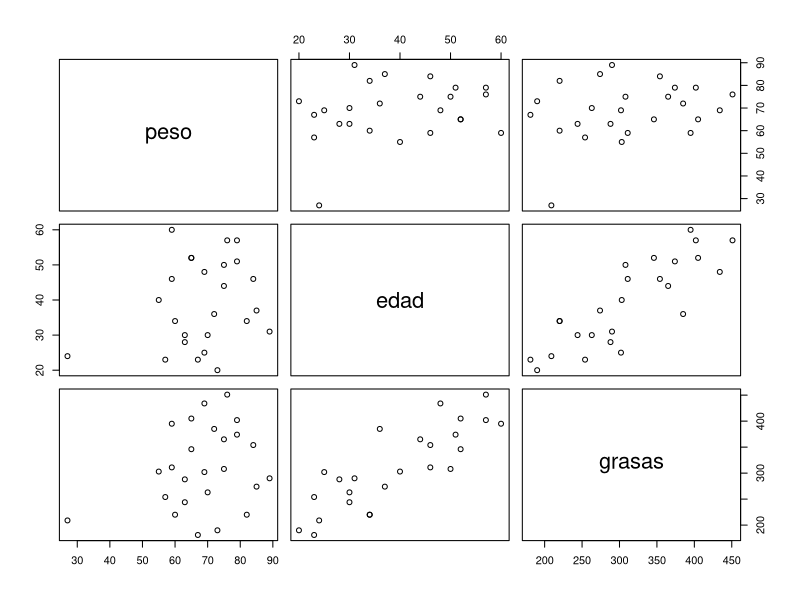
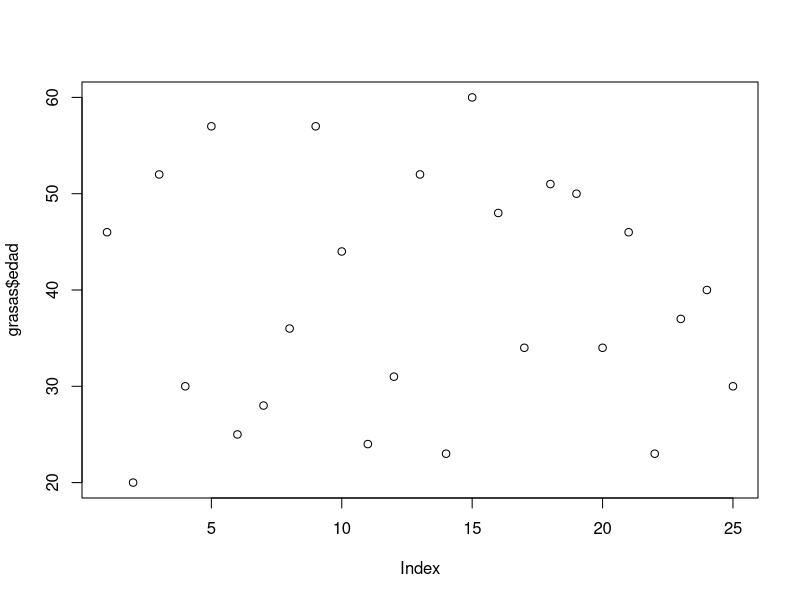
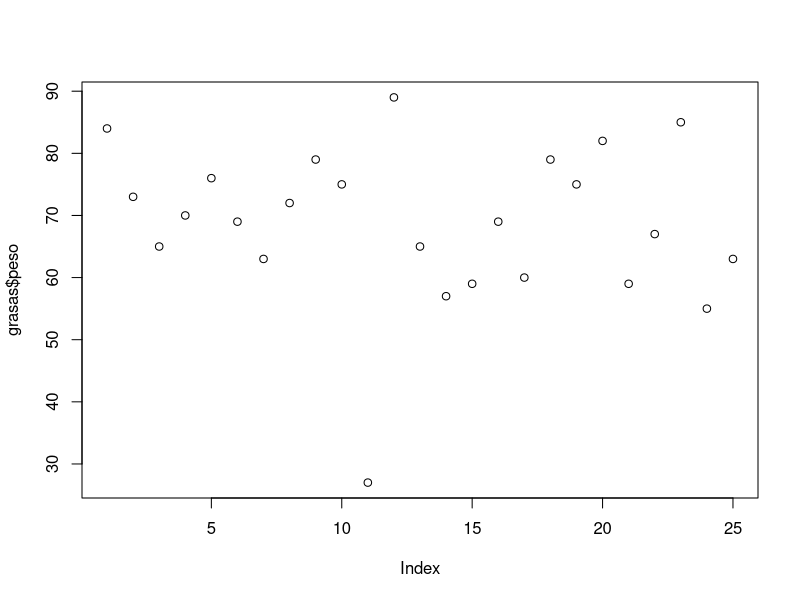
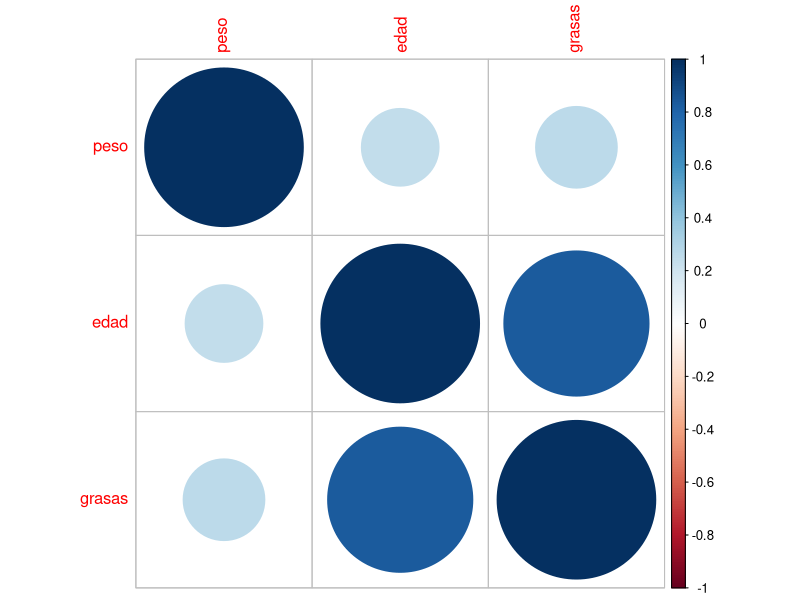
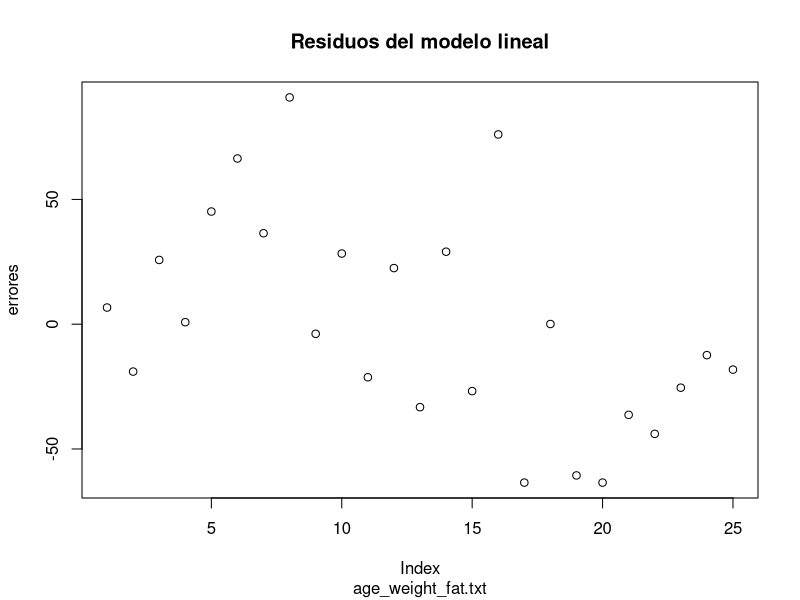
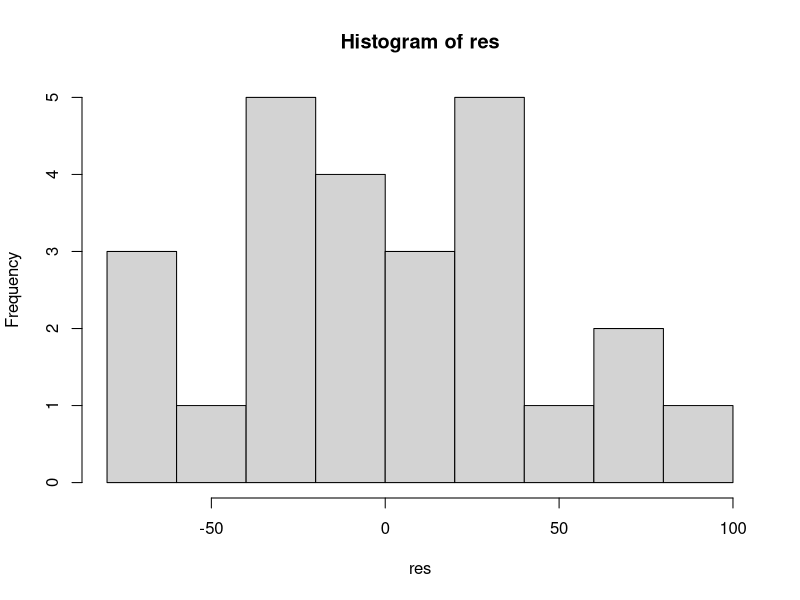
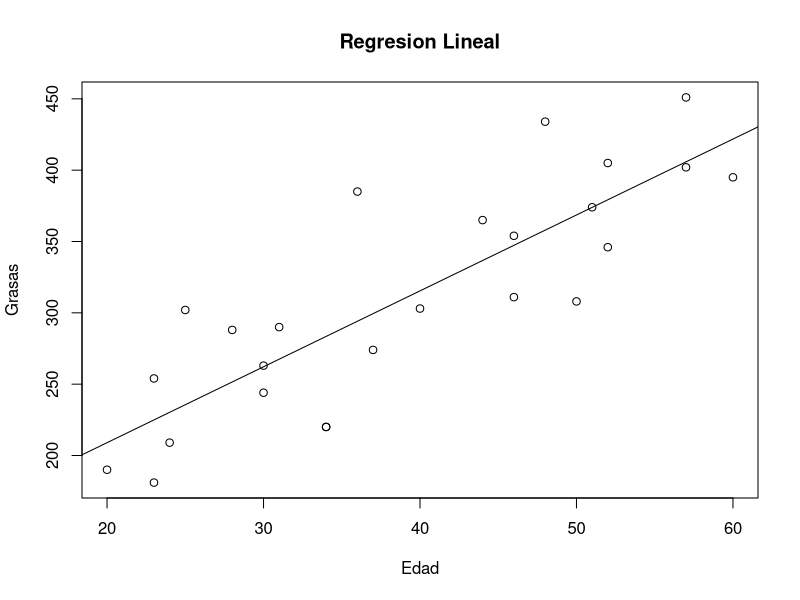
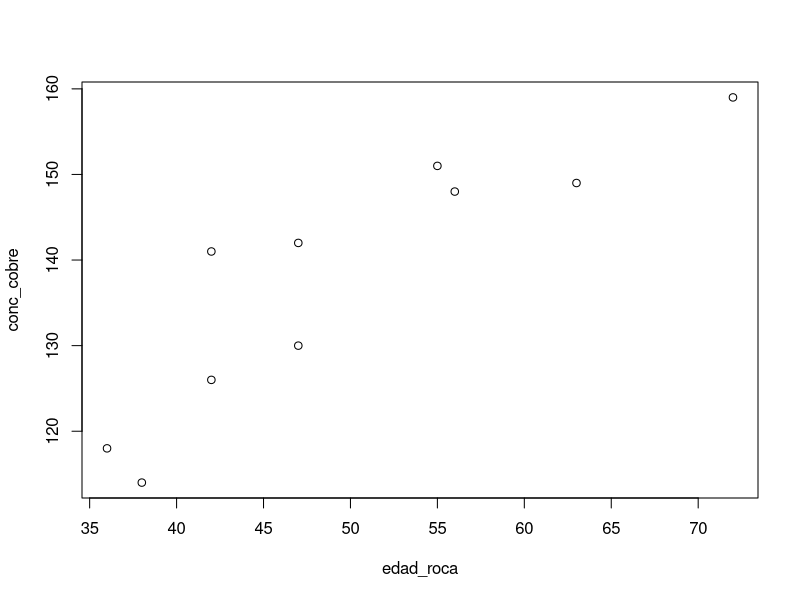

The R script that drew these images, in order:
grasas <- read.table("MaterialExtra/ejercicios_auxiliares/data/age_weight_fat.txt", header = TRUE)
View(grasas)
colnames(grasas)
length(grasas)
str(grasas)
head(grasas)
tail(grasas)
grasas$peso

####Correlacion####
#Grafico por pares
pairs(grasas)

#Calcular la matriz de correlación
cor(grasas, method = "pearson")
cor(grasas,method = "spearman")
cor(grasas,method = "kendall")
plot(grasas$edad)
plot(grasas$peso)

id<-which(grasas$peso<31)
View(grasas[id, ])

correl <- cor(grasas, y = NULL, use = "everything",method = c("pearson"))

#Plot de la matriz de correlación
library(corrplot)
corrplot(correl, method = "circle", order="hclust")


cor.test(x = grasas$peso, y = grasas$edad, method = "pearson")

# Verificacion de Fisher
# ¿puede esta correlacion deberse a errores aleatorios o ser espurea?
# ¿Puede que los datos no excluyen que la poblacion tenga una correlacion alta?

# 1) calculamos r
correlacion <- cor(x = grasas$peso, y = grasas$edad, method = "pearson")

# Transformada de Fisher ZFisher = 0.5ln(1+r/1-r)
# phi_Fisher = sqrt(1/n-3)

Zfisher = 0.5*log((1+correlacion)/(1-correlacion))
phi_Fisher = sqrt(1/22)

Zfisher

# correlacion fuese 0

Zfisher_null = 0

z_fisher = (0.24-0)/phi_Fisher


# 2) verificamos si la correlacion es alta
 
# Intervalo de confianza (95%) poblacional 
# IC = ZFisher(r) +- 1.96*phi_Fisher

IC_low = Zfisher - phi_Fisher
IC_upper = Zfisher + phi_Fisher

phi_minus = (exp(2*IC_low)-1)/(exp(2*IC_low)+1) # coeficiente cor pobla min

phi_max = (exp(2*IC_upper)-1)/(exp(2*IC_upper)+1) # coeficiente cor pobla max

# Indica que la correlacion poblacional va de 0.0316 hasta 0.458

####Regresion Lineal####

#Ejemplo1:
#Cálculo y representación de la recta de mínimos cuadrados
#comando - lm (linear models)
#El primer argumento es una fórmula : (variable dependiente) y ~ x (variable independiente)
# y ~ x : y <- variable dependiente
#         x <- variable independiente
regresion <- lm(grasas ~ edad, data = grasas)
summary(regresion)
regresion
regresion$coefficients
regresion$residuals
regresion$effects
regresion$rank
regresion$fitted.values
regresion$assign
regresion$qr
regresion$df.residual
regresion$xlevels
regresion$call
regresion$terms
regresion$model

regresion
#Obtenemos los coeficientes del modelo:
#b_0 <- 102.575
#b_1 <- 5.321
# grasas <- 5.321 (edad) + 102.575

regresion$residuals

#Positivo por encima
#Negativo por debajo

res <- regresion$residuals
class(res)

#jpeg(filename = "Grafico_residuos.jpg")
plot(res,
     main = "Residuos del modelo lineal",
     sub = "age_weight_fat.txt",
     ylab = "errores")
#Para revisar visualmente debemos graficar un histograma
hist(res)

#jpeg(filename = "Regresion_edad_peso.jepg")
plot(grasas$edad, grasas$grasas,
     main = "Regresion Lineal",
     xlab = "Edad",
     ylab = "Grasas")
abline(regresion)

# Para ver la calidad de mi regresion
summary(regresion)

#Ejemplo2:

edad_roca<-c(56,42,72,36,63,47,55,47,38,42)
conc_cobre<-c(148,126,159,118,149,130,151,142,114,141)
edad_roca
conc_cobre

plot(edad_roca,conc_cobre)


#Cierto grado de linealidad entre ambas variables:

reg_lin<-lm(edad_roca ~ conc_cobre)
reg_lin
plot(edad_roca,conc_cobre)
abline(reg_lin)

# edad_roca(i)=-43.5440+0.6774*conc_cobre (asumiendo que sigue esa logica)

summary(reg_lin)


#Respecto a estos valores mientras mas peque?os 
#sean mejor se ajustan al modelo de prediccion los valores futuros.

# Coefficients:
#         Estimate Std. Error  t value   Pr(>|t|)    
# (Intercept) -43.5440    17.6126  -2.472    0.038571 *  
#         presion    0.6774     0.1271    5.328    0.000704 ***
#         ---
#         Signif. codes:  0 '***' 0.001 '**' 0.01 '*' 0.05 '.' 0.1 ' ' 1

#Estimate son los valores de los coeficientes, segunda columna es el error estandar
#distribucion t a partir de la cual se calcula el p-valor, * y *** nos lleva en este
#caso aceptar el modelo tiene una significancia estadistica del 95%, bajo
#una perspectiva param?trica el modelo es aceptado.

# Residual standard error: 5.742 on 8 degrees of freedom
# Multiple R-squared:  0.7802,	Adjusted R-squared:  0.7527 

#El R-squared indicador de la bondad de ajuste del modelo, oscila
#entre 0 y 1, proximo a 1 buen ajuste lineal de los datos.

# F-statistic: 28.39 on 1 and 8 DF,  p-value: 0.000704

#Para ver si el modelo lineal es adecuado para modelar nuestro conjunto de datos
#se conoce como la F de Snedecor, se conoce como contraste omnibus.En nuestro
#caso el modelo lineal es adecuado (p-value<0.05)

#Suposiciones asociadas a los residuos:

#**Normalidad de residuos**:

#Aplicaremos el test de normalidad Kolmogorov-Smirnov
#con ks.test(x, distrib)

ks.test(reg_lin$residuals, "pnorm")
shapiro.test(reg_lin$residuals)

# La salida es la siguiente:


# One-sample Kolmogorov-Smirnov test
# 
# data:  reg_lin$residuals
# D = 0.3935, p-value = 0.06608
# alternative hypothesis: two-sided
# 
# Shapiro-Wilk normality test
# 
# data:  reg_lin$residuals
# W = 0.97844, p-value = 0.9563

#Segun estos resultados tenemos que aun 10% de significacion los residuos siguen una
#distribucion normal, puesto que el p-valor (0.06608) es mayor que 0.05.
#El test de Shapiro-Wilk por lo general es mas potente y tambien nos indican
#que los residuos siguen una distribucion normal.

#**Independencia de los residuos**:

#Aplicaremos el test de Durbin-Watson que contrasta la independencia de los residuos 
#la funcion que calcula este test se llama dwtest y se encuentra dentro del paquete
#lmtest.

install.packages("lmtest")
library(lmtest)
dwtest(edad_roca ~ conc_cobre)
#La salida es la siguiente:

# Durbin-Watson test
# 
# data:  edad_roca ~ conc_cobre
# DW = 1.9667, p-value = 0.5879
# alternative hypothesis: true autocorrelation is greater than 0


#Para un p-valor de 0.5879 no podemos rechazar la hipotesis de que los residuos son
#independientes.

#Homocedasticidad (igualdad de las varianzas de los residuos)
#Linealidad de los residuos

#Para estos ultimos usamos:
plot(reg_lin)

#para el grafico Residual vs Fitted, Scale-Location los residuos deben estar aleatoriamente distribuidos
#a lo largo del grafico, sin forman ningun tipo de patron.

#El grafico Q-Q plot residuos nos sirve para contrastar la normalidad de los residuos. Lo 
#deseable es que los residuos estandarizados estan lo mas cerca posible a la 
#linea punteada que aparece en el grafico. Esto esta matematicamente sustentado
#con el test de normalidad K-S o S-W.

#El grafico de los residuos estandarizados frente a leverages se utiliza para detectar
#puntos con influencia importante en el calculo de las estimaciones de parametros.
#En caso de detectarse algun patron fuera de los limites que establecen las
#lineas discontinuas debe estudiarse ese punto de forma aislada para detectar.
#Es bueno para ver si la importancia elevada de una observacion se debe a un error.
